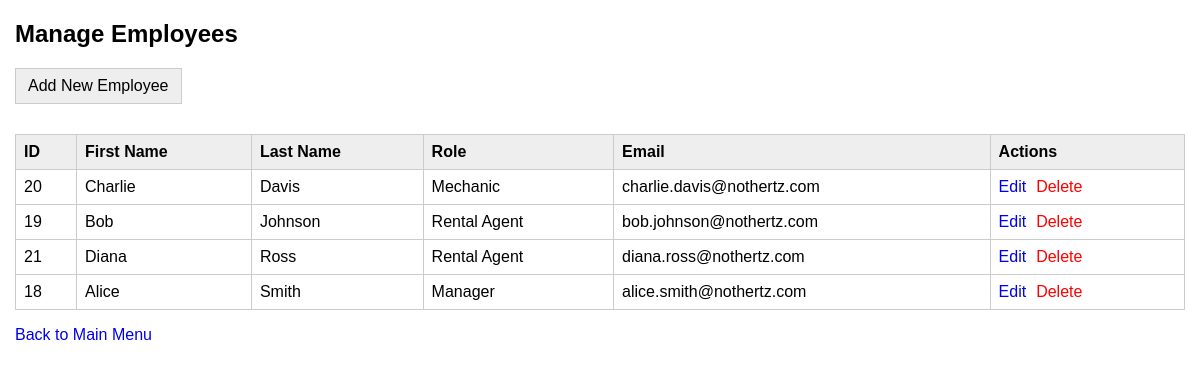
Page /employees.php on the committed database.
### tables this page shows
CREATE TABLE `employees` (
  `employee_id` int(11) NOT NULL,
  `first_name` varchar(255) NOT NULL,
  `last_name` varchar(255) NOT NULL,
  `role` varchar(255) NOT NULL,
  `email` varchar(255) NOT NULL
);

### employees.php (the view, shortened to what this page needs)
<?php
include_once "dbconn.php";
?>
<!DOCTYPE html>
<html>
<head>
</head>
<body>
    <h2>Manage Employees</h2>
    <a href="addEmployee.php" class="add-link">Add New Employee</a>
    <table>
        <thead>
            <tr>
                <th>ID</th>
                <th>First Name</th>
                <th>Last Name</th>
                <th>Role</th>
                <th>Email</th>
                <th>Actions</th>
            </tr>
        </thead>
        <tbody>
            <?php
            $sql = "SELECT employee_id, first_name, last_name, role, email FROM employees ORDER BY last_name, first_name";
            $result = $conn->query($sql);
            if ($result && $result->num_rows > 0) {
                while ($row = $result->fetch_assoc()) {
                    echo "<tr>";
                    echo "<td>" . htmlspecialchars($row['employee_id']) . "</td>";
                    echo "<td>" . htmlspecialchars($row['first_name']) . "</td>";
                    echo "<td>" . htmlspecialchars($row['last_name']) . "</td>";
                    echo "<td>" . htmlspecialchars($row['role']) . "</td>";
                    echo "<td>" . htmlspecialchars($row['email']) . "</td>";
                    echo "<td>";
                    echo "<a href='editEmployee.php?employee_id=" . $row['employee_id'] . "'>Edit</a>";
                    echo "<a href='deleteEmployee.php?employee_id=" . $row['employee_id'] . "' onclick='return confirm(\"Are you sure?\");' class='delete-link'>Delete</a>";
                    echo "</td>";
                    echo "</tr>";
                }
            } else {
                echo "<tr><td colspan='6'>No employees found.</td></tr>";
            }
            ?>
        </tbody>
    </table>
     <p><a href="index.php">Back to Main Menu</a></p>
 </body>
</html>

### employees.php (style rules this page uses)
body { font-family: sans-serif; margin: 15px; }
table { border-collapse: collapse; width: 100%; margin-top: 15px; border: 1px solid #ccc; }
th, td { border: 1px solid #ccc; padding: 8px; text-align: left; }
th { background-color: #eee; }
a { margin-right: 10px; text-decoration: none; }
a.delete-link { color: red; }
.add-link { display: inline-block; margin-bottom: 15px; padding: 8px 12px; background-color: #eee; border: 1px solid #ccc; color: black; }

### rows in the picture
employees: employee_id "20", first_name "Charlie", last_name "Davis", role "Mechanic", email "charlie.davis@nothertz.com"
employees: employee_id "19", first_name "Bob", last_name "Johnson", role "Rental Agent", email "bob.johnson@nothertz.com"
employees: employee_id "21", first_name "Diana", last_name "Ross", role "Rental Agent", email "diana.ross@nothertz.com"
employees: employee_id "18", first_name "Alice", last_name "Smith", role "Manager", email "alice.smith@nothertz.com"
